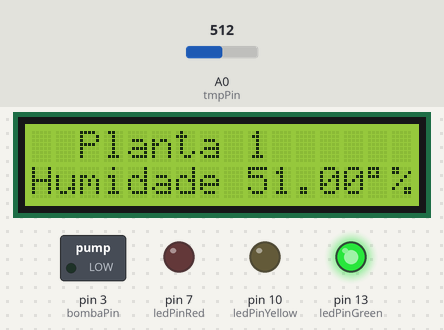
A sketch run on a simulated Arduino Uno, built with avr-gcc and run on an emulated ATmega328P. Parts: 16×2 character LCD, switched loads named in the sketch (green lamp = pin HIGH), output pins drawn as LEDs (lit = HIGH). The inputs (shaded band) are chosen by the test bench; at power-on: A0 (tmpPin) = 512. What the sketch prints to the serial monitor is not drawn.

Above: at 2.6 s.
2.7 s: A0 (tmpPin) set to 482
At 7.4 s:
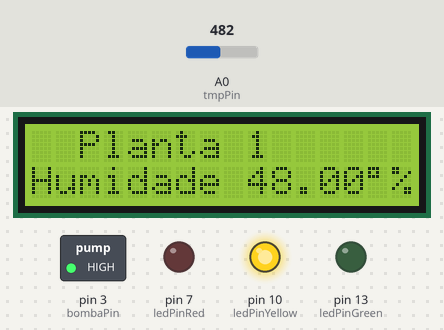
8.1 s: A0 (tmpPin) set to 265
At 11.5 s:
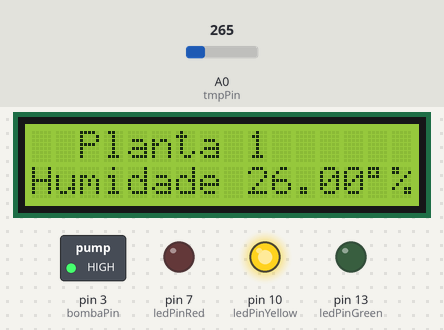
13.5 s: A0 (tmpPin) set to 233
At 15.6 s:
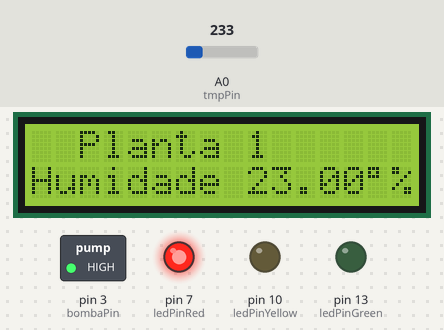
18.9 s: A0 (tmpPin) set to 511
At 22.5 s:
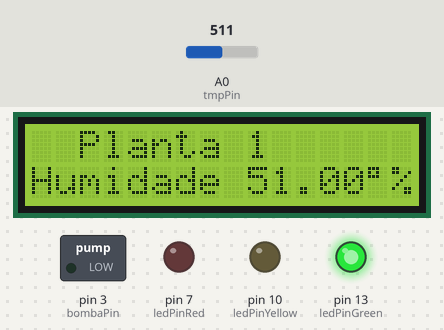
Timing chart, 0 to 24.0 s (numbered marks = the images above; inputs shaded):
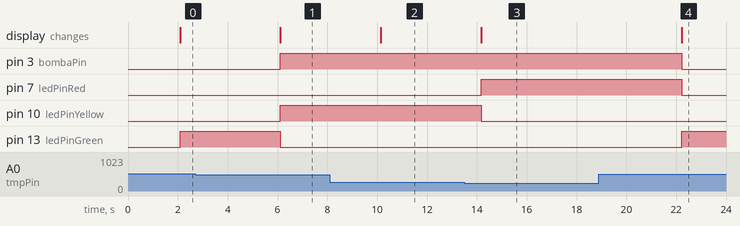

The sketch:

ArduinoWaterControlSystem.ino
```cpp
#include <Arduino.h>
#include <Wire.h>
#include <LiquidCrystal_I2C.h>

LiquidCrystal_I2C lcd(0x27, 16, 2);

const int ledPinRed = 7;
const int ledPinYellow = 10;
const int ledPinGreen = 13;
const int bombaPin = 3;

const int tmpPin = A0;

int sensor, pot;

void setup()
{
  // put your setup code here, to run once:
  pinMode(bombaPin, OUTPUT);

  pinMode(ledPinRed, OUTPUT);
  pinMode(ledPinYellow, OUTPUT);
  pinMode(ledPinGreen, OUTPUT);
  pinMode(tmpPin, INPUT);
  lcd.init();
  lcd.backlight();

  digitalWrite(bombaPin, LOW);

  Serial.begin(9600);
}

void loop()
{
  // put your main code here, to run repeatedly:
  delay(2000);

  sensor = analogRead(tmpPin);
  float humidade = sensor / 10;

  lcd.setCursor(0, 0);
  lcd.print("  Planta 1 ");
  lcd.setCursor(0, 1);
  lcd.print("Humidade ");
  lcd.print(humidade);
  lcd.print((char)223);
  lcd.print("% ");

  // Pouca Humidade 25%
  if (humidade < 25)
  {

    digitalWrite(ledPinRed, HIGH);
    digitalWrite(ledPinYellow, LOW);
    digitalWrite(ledPinGreen, LOW);
    // motor ligado
    digitalWrite(bombaPin, HIGH);
    Serial.println(bombaPin);
    delay(2000);
  }
  // Alguma humidade 25% a 50%
  else if (humidade >= 25 && humidade < 50)
  {
    digitalWrite(ledPinRed, LOW);
    digitalWrite(ledPinYellow, HIGH);
    digitalWrite(ledPinGreen, LOW);
    // motor ligado
    digitalWrite(bombaPin, HIGH);
    Serial.println(bombaPin);
    delay(2000);
  }
  // Humidade adequada 50% a 100%
  else
  {
    digitalWrite(ledPinRed, LOW);
    digitalWrite(ledPinYellow, LOW);
    digitalWrite(ledPinGreen, HIGH);
    // motor desligado
    digitalWrite(bombaPin, LOW);
    Serial.println(bombaPin);
    delay(2000);
  }
}
```

Measured:
- the behaviour switches between 500 and 499 on A0 (tmpPin) (found by bisection; images 0 and 1)
- the behaviour switches between 250 and 249 on A0 (tmpPin) (found by bisection; images 2 and 3)
- after the input at 2.7 s, pin 3 (bombaPin), pin 10 (ledPinYellow): LOW → HIGH after 3.4 s; pin 13 (ledPinGreen): HIGH → LOW after 3.4 s; the display: changes after 3.4 s (image 1)
- after the input at 8.1 s, the display: changes after 2.0 s (image 2)
- after the input at 13.5 s, pin 7 (ledPinRed): LOW → HIGH after 0.68 s; pin 10 (ledPinYellow): HIGH → LOW after 0.68 s; the display: changes after 0.68 s (image 3)
- after the input at 18.9 s, pin 3 (bombaPin), pin 7 (ledPinRed): HIGH → LOW after 3.3 s; pin 13 (ledPinGreen): LOW → HIGH after 3.3 s; the display: changes after 3.3 s (image 4)
